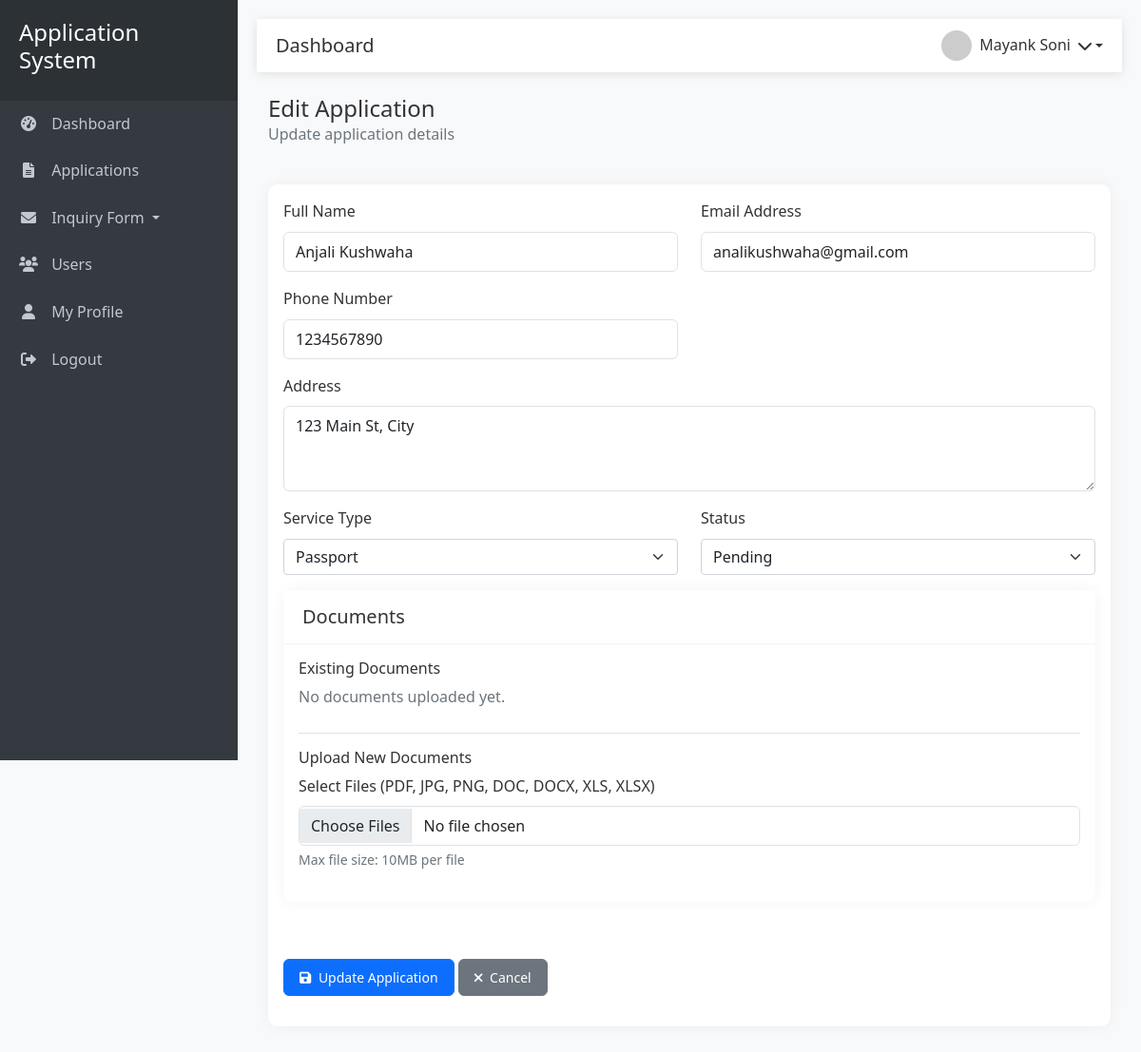
The page /admin/edit_application.php?id=1 (signed in) on the database its author committed.
### tables this page shows
CREATE TABLE applications (
    id INT AUTO_INCREMENT PRIMARY KEY,
    user_id INT NOT NULL,
    name VARCHAR(100) NOT NULL,
    email VARCHAR(100) NOT NULL,
    phone VARCHAR(20) NOT NULL,
    address TEXT NOT NULL,
    service_type VARCHAR(50) NOT NULL,
    status ENUM('pending', 'approved', 'missing_document', 'rejected') NOT NULL DEFAULT 'pending',
    reviewed_by INT DEFAULT NULL,
    reviewed_at TIMESTAMP NULL,
    created_at TIMESTAMP DEFAULT CURRENT_TIMESTAMP,
    updated_at TIMESTAMP DEFAULT CURRENT_TIMESTAMP ON UPDATE CURRENT_TIMESTAMP,
    FOREIGN KEY (user_id) REFERENCES admin(id) ON DELETE CASCADE,
    FOREIGN KEY (reviewed_by) REFERENCES admin(id) ON DELETE SET NULL,
    INDEX idx_status (status),
    INDEX idx_user_id (user_id),
    INDEX idx_reviewed_by (reviewed_by)
);

### admin/edit_application.php (the view, shortened to what this page needs)
<?php
require_once '../includes/header.php';
$application_id = intval($_GET['id']);
$stmt = $conn->prepare("SELECT * FROM applications WHERE id = ?");
$stmt->bind_param("i", $application_id);
$stmt->execute();
$application = $stmt->get_result()->fetch_assoc();
$stmt = $conn->prepare("SELECT * FROM files WHERE model_type = 'application' AND model_id = ? ORDER BY uploaded_at DESC");
$stmt->bind_param("i", $application_id);
$stmt->execute();
$documents = $stmt->get_result()->fetch_all(MYSQLI_ASSOC);
?>
<div class="row mb-4">
    <div class="col-12">
        <h4 class="mb-0">Edit Application</h4>
        <p class="text-muted">Update application details</p>
    </div>
</div>
<div class="card">
    <div class="card-body">
        <form method="POST" action="" enctype="multipart/form-data">
            <div class="row">
                <div class="col-md-6 mb-3">
                    <label class="form-label">Full Name</label>
                    <input type="text" name="name" class="form-control" value="<?= htmlspecialchars($application['name']) ?>" required>
                </div>
                <div class="col-md-6 mb-3">
                    <label class="form-label">Email Address</label>
                    <input type="email" name="email" class="form-control" value="<?= htmlspecialchars($application['email']) ?>" required>
                </div>
                <div class="col-md-6 mb-3">
                    <label class="form-label">Phone Number</label>
                    <input type="text" name="phone" class="form-control" value="<?= htmlspecialchars($application['phone']) ?>" required>
                </div>
                <div class="col-12 mb-3">
                    <label class="form-label">Address</label>
                    <textarea name="address" class="form-control" rows="3" required><?= htmlspecialchars($application['address']) ?></textarea>
                </div>
                <div class="col-md-6 mb-3">
                    <label class="form-label">Service Type</label>
                    <select name="service_type" class="form-select" required>
                        <option value="Passport" <?= $application['service_type'] === 'Passport' ? 'selected' : '' ?>>Passport</option>
                    </select>
                </div>
                <div class="col-md-6 mb-3">
                    <label class="form-label">Status</label>
                    <select name="status" class="form-select" required>
                        <option value="pending" <?= $application['status'] === 'pending' ? 'selected' : '' ?>>Pending</option>
                    </select>
                </div>
                <div class="col-12 mb-4">
                    <div class="card">
                        <div class="card-header">
                            <h5 class="mb-0">Documents</h5>
                        </div>
                        <div class="card-body">
                            <div class="mb-4">
                                <h6>Existing Documents</h6>
                                <?php if (count($documents) > 0): ?>
                                    <div class="table-responsive">
                                        <table class="table table-sm">
                                            <thead>
                                                <tr>
                                                    <th>Document Name</th>
                                                    <th>Uploaded At</th>
                                                    <th>Size</th>
                                                    <th>Actions</th>
                                                </tr>
                                            </thead>
                                            <tbody>
                                                <?php foreach ($documents as $doc): ?>
                                                    <tr>
                                                        <td><?= htmlspecialchars($doc['original_name']) ?></td>
                                                        <td><?= date('M d, Y H:i', strtotime($doc['uploaded_at'])) ?></td>
                                                        <td><?= number_format($doc['file_size'] / 1024, 2) ?> KB</td>
                                                        <td>
                                                            <a href="../download_file.php?id=<?= $doc['id'] ?>"
                                                               class="btn btn-sm btn-outline-primary"
                                                               title="Download">
                                                                <i class="fas fa-download"></i>
                                                            </a>
                                                            <button type="submit"
                                                                    name="delete_document"
                                                                    value="<?= $doc['id'] ?>"
                                                                    class="btn btn-sm btn-outline-danger"
                                                                    onclick="return confirm('Are you sure you want to delete this document?')"
                                                                    title="Delete">
                                                                <i class="fas fa-trash"></i>
                                                            </button>
                                                        </td>
                                                    </tr>
                                                <?php endforeach; ?>
                                            </tbody>
                                        </table>
                                    </div>
                                <?php else: ?>
                                    <p class="text-muted">No documents uploaded yet.</p>
                                <?php endif; ?>
                            </div>
                            <div class="border-top pt-3">
                                <h6>Upload New Documents</h6>
                                <div class="mb-3">
                                    <label class="form-label">Select Files (PDF, JPG, PNG, DOC, DOCX, XLS, XLSX)</label>
                                    <input type="file" name="documents[]" class="form-control" multiple>
                                    <div class="form-text">Max file size: 10MB per file</div>
                                </div>
                            </div>
                        </div>
                    </div>
                </div>
                <div class="col-12 mt-3">
                    <button type="submit" name="update_application" class="btn btn-primary">
                        <i class="fas fa-save me-1"></i> Update Application
                    </button>
                    <a href="applications.php" class="btn btn-secondary">
                        <i class="fas fa-times me-1"></i> Cancel
                    </a>
                </div>
            </div>
        </form>
    </div>
</div>
<?php require_once '../includes/footer.php'; ?>

### assets/css/style.css (style rules this page uses)
:root { --sidebar-width: 250px; --header-height: 56px; --primary-color: #0d6efd; --secondary-color: #6c757d; --success-color: #198754; --danger-color: #dc3545; --warning-color: #ffc107; --info-color: #0dcaf0; --light-color: #f8f9fa; --dark-color: #212529; }
body { font-family: 'Segoe UI', Tahoma, Geneva, Verdana, sans-serif; background-color: #f5f7fb; color: #333; line-height: 1.6; }
a { text-decoration: none; transition: all 0.3s ease; }
.card { border: none; border-radius: 10px; box-shadow: 0 0 15px rgba(0, 0, 0, 0.05); margin-bottom: 20px; transition: all 0.3s; background: #fff; }
.card-header { background: #fff; border-bottom: 1px solid rgba(0, 0, 0, 0.05); font-weight: 600; padding: 1rem 1.25rem; }
.btn { padding: 0.5rem 1rem; font-size: 0.875rem; font-weight: 500; border-radius: 6px; transition: all 0.3s; }
.form-control { border-radius: 6px; padding: 0.5rem 0.75rem; border: 1px solid #dee2e6; transition: border-color 0.15s ease-in-out, box-shadow 0.15s ease-in-out; }
.text-muted { color: #6c757d !important; }
.mb-0 { margin-bottom: 0 !important; }
.mb-3 { margin-bottom: 1rem !important; }
.mb-4 { margin-bottom: 1.5rem !important; }
.pt-3 { padding-top: 1rem !important; }
div { position: relative; }

### includes/header.php (style rules this page uses)
:root { --sidebar-width: 250px; --header-height: 56px; }
body { font-family: 'Segoe UI', Tahoma, Geneva, Verdana, sans-serif; background-color: #f8f9fa; }
.card { border: none; border-radius: 10px; box-shadow: 0 0 15px rgba(0, 0, 0, 0.05); margin-bottom: 20px; transition: all 0.3s; }
.card-header { background: #fff; border-bottom: 1px solid rgba(0, 0, 0, 0.05); font-weight: 600; }

### rows shown on the page
applications: name "Anjali Kushwaha", email "analikushwaha@gmail.com", phone "1234567890", address "123 Main St, City", service_type "Passport", status "Pending"

### other values the page prints
$pageTitle "Dashboard"
$_SESSION['user_name'] "Mayank Soni"
